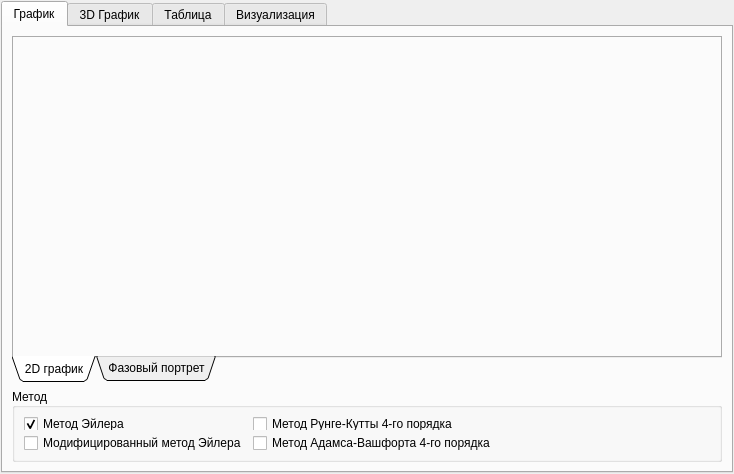
<?xml version="1.0" encoding="UTF-8"?>
<ui version="4.0">
 <class>ResultWidget</class>
 <widget class="QWidget" name="ResultWidget">
  <property name="geometry">
   <rect>
    <x>0</x>
    <y>0</y>
    <width>734</width>
    <height>474</height>
   </rect>
  </property>
  <property name="windowTitle">
   <string>Form</string>
  </property>
  <layout class="QHBoxLayout" name="horizontalLayout">
   <property name="spacing">
    <number>2</number>
   </property>
   <property name="leftMargin">
    <number>1</number>
   </property>
   <property name="topMargin">
    <number>1</number>
   </property>
   <property name="rightMargin">
    <number>1</number>
   </property>
   <property name="bottomMargin">
    <number>1</number>
   </property>
   <item>
    <widget class="QTabWidget" name="tabWidget">
     <property name="currentIndex">
      <number>0</number>
     </property>
     <widget class="QWidget" name="tab2DPlot">
      <attribute name="title">
       <string>График</string>
      </attribute>
      <layout class="QVBoxLayout" name="verticalLayout">
       <item>
        <widget class="QTabWidget" name="tabGraphs">
         <property name="tabPosition">
          <enum>QTabWidget::South</enum>
         </property>
         <property name="tabShape">
          <enum>QTabWidget::Triangular</enum>
         </property>
         <property name="currentIndex">
          <number>0</number>
         </property>
         <property name="usesScrollButtons">
          <bool>false</bool>
         </property>
         <property name="documentMode">
          <bool>false</bool>
         </property>
         <property name="tabsClosable">
          <bool>false</bool>
         </property>
         <property name="tabBarAutoHide">
          <bool>false</bool>
         </property>
         <widget class="Plot2D" name="tab2DCurves">
          <attribute name="title">
           <string>2D график</string>
          </attribute>
         </widget>
         <widget class="PhasePortrait" name="tabPhase">
          <attribute name="title">
           <string>Фазовый портрет</string>
          </attribute>
         </widget>
        </widget>
       </item>
       <item>
        <widget class="QGroupBox" name="groupBox">
         <property name="maximumSize">
          <size>
           <width>9999</width>
           <height>74</height>
          </size>
         </property>
         <property name="title">
          <string>Метод</string>
         </property>
         <property name="alignment">
          <set>Qt::AlignLeading|Qt::AlignLeft|Qt::AlignVCenter</set>
         </property>
         <property name="flat">
          <bool>false</bool>
         </property>
         <property name="checkable">
          <bool>false</bool>
         </property>
         <layout class="QFormLayout" name="formLayout">
          <item row="0" column="0">
           <widget class="QCheckBox" name="cbEulers">
            <property name="toolTip">
             <string>Синий</string>
            </property>
            <property name="text">
             <string>Метод Эйлера</string>
            </property>
            <property name="icon">
             <iconset resource="res.qrc">
              <normaloff>:/icons/icons/blue.png</normaloff>:/icons/icons/blue.png</iconset>
            </property>
            <property name="checked">
             <bool>true</bool>
            </property>
            <property name="tristate">
             <bool>false</bool>
            </property>
           </widget>
          </item>
          <item row="0" column="1">
           <widget class="QCheckBox" name="cbRungeKutta">
            <property name="maximumSize">
             <size>
              <width>16777215</width>
              <height>17</height>
             </size>
            </property>
            <property name="text">
             <string>Метод Рунге-Кутты 4-го порядка</string>
            </property>
            <property name="icon">
             <iconset resource="res.qrc">
              <normaloff>:/icons/icons/green.png</normaloff>:/icons/icons/green.png</iconset>
            </property>
           </widget>
          </item>
          <item row="1" column="0">
           <widget class="QCheckBox" name="cbModEulers">
            <property name="text">
             <string>Модифицированный метод Эйлера</string>
            </property>
            <property name="icon">
             <iconset resource="res.qrc">
              <normaloff>:/icons/icons/red.png</normaloff>:/icons/icons/red.png</iconset>
            </property>
           </widget>
          </item>
          <item row="1" column="1">
           <widget class="QCheckBox" name="cbAdams">
            <property name="text">
             <string>Метод Адамса-Вашфорта 4-го порядка</string>
            </property>
            <property name="icon">
             <iconset resource="res.qrc">
              <normaloff>:/icons/icons/magenta.png</normaloff>:/icons/icons/magenta.png</iconset>
            </property>
           </widget>
          </item>
         </layout>
        </widget>
       </item>
      </layout>
     </widget>
     <widget class="QWidget" name="tab3DPlot">
      <attribute name="title">
       <string>3D График</string>
      </attribute>
     </widget>
     <widget class="QWidget" name="tabTable">
      <attribute name="title">
       <string>Таблица</string>
      </attribute>
     </widget>
     <widget class="QWidget" name="tabVisualization">
      <attribute name="title">
       <string>Визуализация</string>
      </attribute>
     </widget>
    </widget>
   </item>
  </layout>
 </widget>
 <customwidgets>
  <customwidget>
   <class>Plot2D</class>
   <extends>QWidget</extends>
   <header>plot2d.h</header>
   <container>1</container>
  </customwidget>
  <customwidget>
   <class>PhasePortrait</class>
   <extends>QWidget</extends>
   <header>phaseportrait.h</header>
   <container>1</container>
  </customwidget>
 </customwidgets>
 <resources>
  <include location="res.qrc"/>
 </resources>
 <connections/>
</ui>
